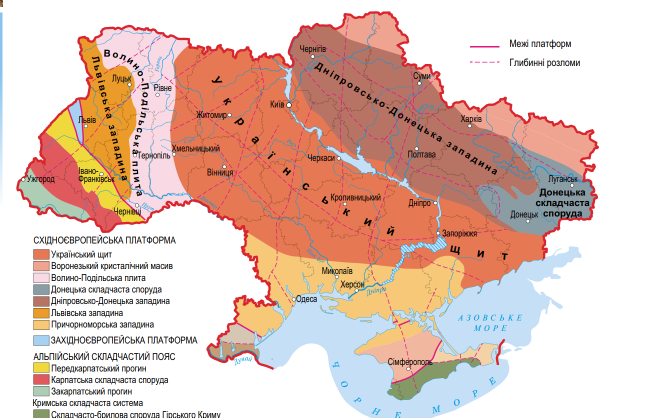
#> input picture sources/tectonics/ukraine-tectonics-source.png, 1310 x 835 px (shown at 1/2 size)
$ python vectorize.py
#> lines starting #> are read from the running program, lines starting #| are printed output that depends on the picture; after the words box and inside, x2 and y2 are one past the last pixel; in counts of white or black regions, pixels touching at a corner belong together
"""Vectorize the 11 tectonic units of Ukraine from the textbook map image.

Input : sources/tectonics/ukraine-tectonics-source.png (raster map, legend colours)
        public/data/ukraine-administration/<v>/country.geojson (our validated country outline)
Output: build/tectonics/units.geojson (EPSG:4326), build/tectonics/vectorize-report.json,
        build/tectonics/preview.png
Usage : python3 scripts/data/tectonics/vectorize.py
Needs : numpy, scipy, scikit-image, opencv-python, Pillow (see requirements.txt)

Steps: classify pixels by legend colour -> georeference the image to our country outline
(Lambert conic + affine, refined by a 2nd-order polynomial ICP on the coastline/border) ->
fill text/lines/rivers/faults from neighbouring units -> drop specks -> smooth label fields
(argmax of Gaussian-blurred one-hot maps, so shared borders coincide) -> marching squares
-> transform to lon/lat. Only the 11 listed units are written; other land stays background.
"""
from __future__ import annotations

import json
import math
import os
from pathlib import Path

import cv2
import numpy as np
from PIL import Image
from scipy import ndimage, optimize
from scipy.spatial import cKDTree
from skimage import measure

ROOT = Path(__file__).resolve().parents[3]
SRC = ROOT / 'sources/tectonics/ukraine-tectonics-source.png'
COUNTRY = ROOT / 'public/data/ukraine-administration/2026.11.05.1/country.geojson'
OUT = ROOT / 'build/tectonics'

# id, legend RGB, hu, uk, allowed image region (x0, y0, x1, y1) for plausibility filtering
UNITS = [
    ('TU-01', (230, 121, 83), 'Ukrán-pajzs', 'Український щит', None),
    ('TU-02', (239, 164, 146), 'Voronyezsi kristályos masszívum', 'Воронезький кристалічний масив', (520, 0, 1310, 430)),
    ('TU-03', (249, 218, 228), 'Volinyi–Podóliai-tábla', 'Волино-Подільська плита', (0, 0, 430, 460)),
    ('TU-04', (138, 156, 164), 'Donyeci gyűrt szerkezet', 'Донецька складчаста споруда', (900, 250, 1310, 520)),
    ('TU-05', (183, 116, 100), 'Dnyeper–Donyeci-medence', 'Дніпровсько-Донецька западина', None),
    ('TU-06', (235, 155, 42), 'Lembergi-medence', 'Львівська западина', (0, 0, 360, 460)),
    ('TU-07', (246, 200, 120), 'Fekete-tenger melléki medence', 'Причорноморська западина', (380, 380, 1310, 835)),
    ('TU-08', (239, 217, 60), 'Kárpátok előtere menti süllyedék', 'Передкарпатський прогин', (0, 150, 360, 460)),
    ('TU-09', (224, 90, 93), 'Kárpáti gyűrt szerkezet', 'Карпатська складчаста споруда', (0, 150, 360, 460)),
    ('TU-10', (174, 205, 181), 'Kárpátaljai-medence', 'Закарпатський прогин', (0, 250, 260, 460)),
    ('TU-11', (133, 153, 103), 'A Krími-hegység gyűrt-rögös szerkezete', 'Складчасто-брилова споруда Гірського Криму', (700, 650, 1100, 835)),
]
# Land shown on the map but not part of the 11 units (stays non-questionable background).
OTHER_LAND = [(242, 184, 159), (244, 210, 168), (214, 198, 180), (195, 158, 118)]
# West European platform (light blue, near Lviv) - same hue family as rivers/reservoirs, handled separately.
WEP = [(166, 209, 241)]
# Where non-unit land legitimately occurs (WEP near Lviv, Danube/Dobrudja area, Crimea plains and Kerch).
OTHER_REGIONS = [(0, 100, 230, 330), (380, 600, 580, 760), (650, 630, 1150, 835)]
SEA = [(196, 223, 246)]
WHITE = [(255, 255, 255)]
LEGEND_BOXES = [(0, 465, 425, 835), (930, 60, 1200, 145)]

OUTSIDE, OTHER, UNKNOWN = 0, 12, -1
COLOR_TOL = 20.0
MIN_COMPONENT_PX = 250
UPSAMPLE = 2
SIGMA = 1.0  # in original pixels


def load_country() -> list[list[np.ndarray]]:
    fc = json.loads(COUNTRY.read_text(encoding='utf-8'))
    g = fc['features'][0]['geometry']
    polys = [g['coordinates']] if g['type'] == 'Polygon' else g['coordinates']
    return [[np.array(r, float) for r in poly] for poly in polys]


# ---------- projection (spherical Lambert conformal conic) ----------
PHI1, PHI2, PHI0, LON0 = math.radians(45), math.radians(52), math.radians(48.5), math.radians(31)
N = math.log(math.cos(PHI1) / math.cos(PHI2)) / math.log(math.tan(math.pi / 4 + PHI2 / 2) / math.tan(math.pi / 4 + PHI1 / 2))
F = math.cos(PHI1) * math.tan(math.pi / 4 + PHI1 / 2) ** N / N
RHO0 = F / math.tan(math.pi / 4 + PHI0 / 2) ** N


# [14 lines left out: functions lcc, poly_terms, not called in this run]


def classify(rgb: np.ndarray) -> np.ndarray:
    pal = [u[1] for u in UNITS] + OTHER_LAND + WEP + SEA + WHITE
    codes = [i + 1 for i in range(len(UNITS))] + [OTHER] * len(OTHER_LAND) + [102] * len(WEP) + [100] * len(SEA) + [101] * len(WHITE)
    P = np.array(pal, float)
    d = ((rgb[:, :, None, :] - P[None, None]) ** 2).sum(-1)
    idx = d.argmin(-1)
    lab = np.array(codes)[idx]
    lab[np.sqrt(d.min(-1)) > COLOR_TOL] = UNKNOWN
    for x0, y0, x1, y1 in LEGEND_BOXES:
        lab[y0:y1, x0:x1] = 101
    return lab


def image_land_mask(lab: np.ndarray) -> np.ndarray:
    land = ((lab >= 1) & (lab <= OTHER)) | (lab == 102)
    land = ndimage.binary_closing(land, np.ones((5, 5)), iterations=1)
    land = ndimage.binary_fill_holes(land)
    cc, n = ndimage.label(land)
    sizes = ndimage.sum(land, cc, range(1, n + 1))
    keep = [i + 1 for i, s in enumerate(sizes) if s > 3000]
    return np.isin(cc, keep)


# [40 lines left out: functions rasterize, clean_ring, not called in this run]


def main() -> None:
    OUT.mkdir(parents=True, exist_ok=True)
    rgb = np.asarray(Image.open(SRC).convert('RGB')).astype(float)
    H, W = rgb.shape[:2]
#> H = 835; W = 1310
    lab = classify(rgb)
#> in classify, `idx = d.argmin(-1)`:
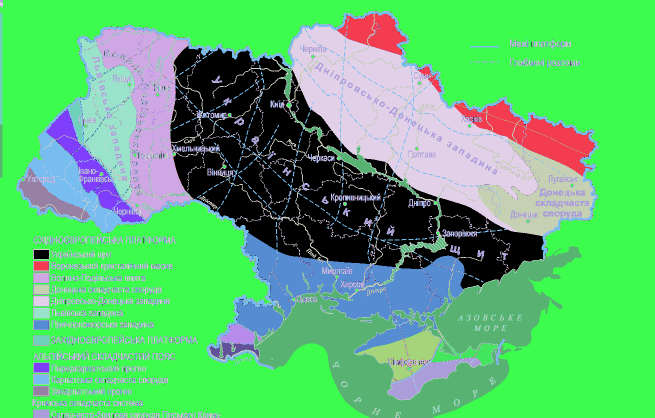
#> idx: shape (835, 1310) int64 (shown at 1/2 size); 18 distinct labels, from 0 to 17; one colour per label, 0 black
#> in classify, `lab = np.array(codes)[idx]`:
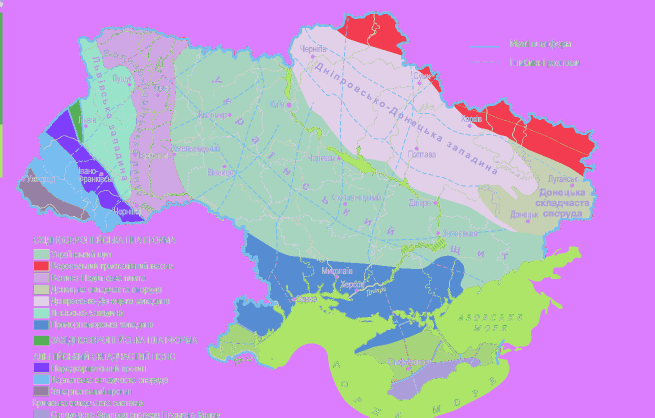
#> lab: shape (835, 1310) int64 (shown at 1/2 size); 15 distinct labels, from 1 to 102; one colour per label, 0 black
#> in classify, `lab[np.sqrt(d.min(-1)) > COLOR_TOL] = UNKNOWN`:
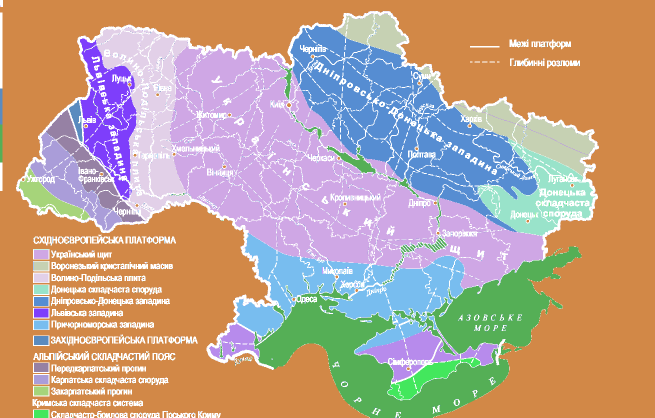
#> lab: shape (835, 1310) int64 (shown at 1/2 size); 16 distinct labels, from -1 to 102; one colour per label, 0 black, -1 white
#> after the loop in classify, `for x0, y0, x1, y1 in LEGEND_BOXES:`:
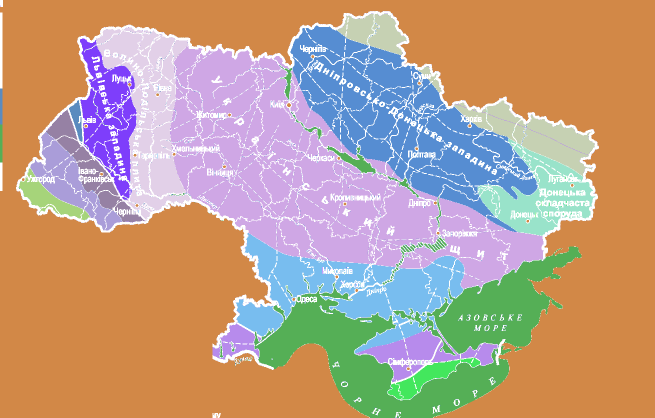
#> lab: shape (835, 1310) int64 (shown at 1/2 size); 16 distinct labels, from -1 to 102; one colour per label, 0 black, -1 white
    land = image_land_mask(lab)
#> in image_land_mask, `land = ((lab >= 1) & (lab <= OTHER)) | (lab == 102)`:
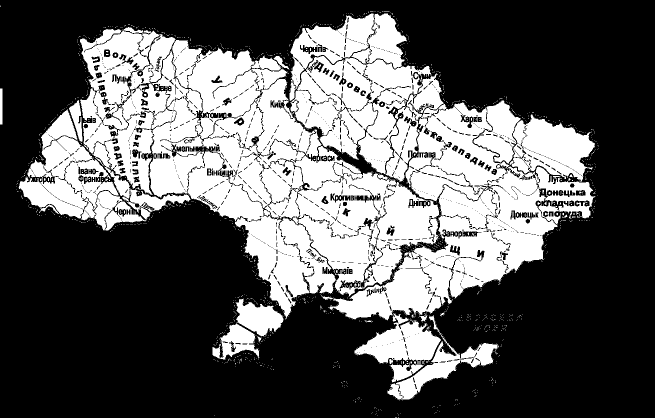
#> land: shape (835, 1310) bool (shown at 1/2 size); 35.7% white; 1736 white regions (1705 under 20 px), largest, box (x1, y1, x2, y2) and area: (37, 58, 879, 638) 202243, (659, 201, 1191, 641) 99013, (581, 112, 863, 348) 33602
#> in image_land_mask, `land = ndimage.binary_closing(land, np.ones((5, 5)), iterations=1)`: land: shape (835, 1310) bool; 41.3% white; 289 white regions (264 under 20 px), largest, box (x1, y1, x2, y2) and area: (33, 22, 1195, 801) 450301, (2, 177, 5, 249) 216, (880, 619, 895, 633) 72
#> in image_land_mask, `land = ndimage.binary_fill_holes(land)`: land: shape (835, 1310) bool; 42.4% white; 287 white regions (262 under 20 px), largest, box (x1, y1, x2, y2) and area: (33, 22, 1195, 801) 461878, (2, 177, 5, 249) 216, (880, 619, 895, 633) 72
#> in image_land_mask, `cc, n = ndimage.label(land)`:
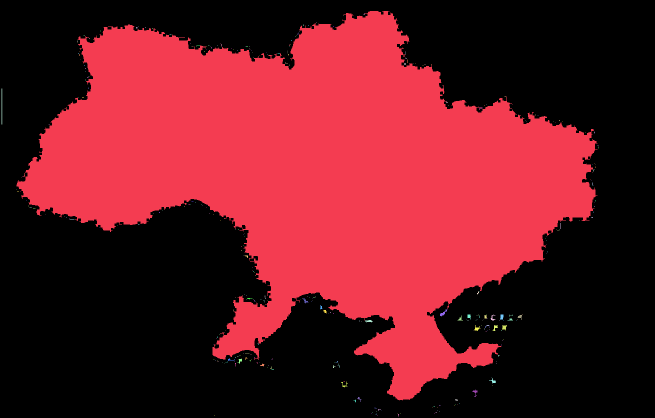
#> cc: shape (835, 1310) int32 (shown at 1/2 size); 343 distinct labels, from 0 to 342; one colour per label, 0 black
#> in image_land_mask, `cc, n = ndimage.label(land)`: n = 342
#> in image_land_mask, `sizes = ndimage.sum(land, cc, range(1, n + 1))`: sizes = 342 values, max 461805 at index 0, min 1 at index 2, mean 1356.1
#> in image_land_mask, `keep = [i + 1 for i, s in enumerate(sizes) if s > 3000]`: keep = [1]
#> in image_land_mask, `return np.isin(cc, keep)`:
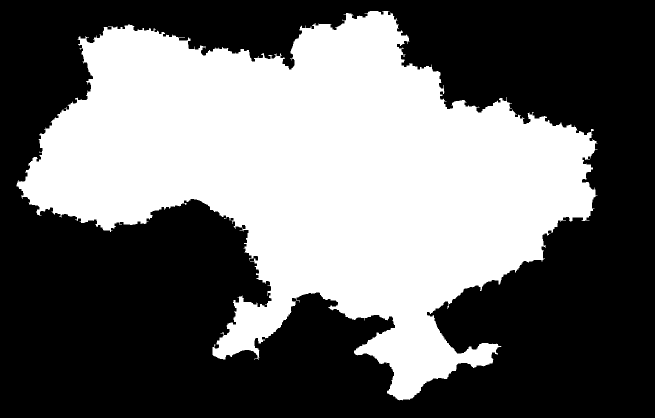
#> returned value: shape (835, 1310) bool (shown at 1/2 size); 42.2% white; 1 white region, box (x1, y1, x2, y2) and area: (33, 22, 1195, 801) 461805
    country = load_country()
    rings_ll = [r for poly in country for r in poly]
    rings_proj = [lcc(r) for r in rings_ll]

    # ---- georeference: affine fit by mask overlap, then polynomial ICP on the outline ----
    allp = np.vstack(rings_proj)
    ys, xs = np.nonzero(land)
    sx = (xs.max() - xs.min()) / (allp[:, 0].max() - allp[:, 0].min())
    sy = (ys.max() - ys.min()) / (allp[:, 1].max() - allp[:, 1].min())
    p0 = np.array([sx, 0, xs.min() - sx * allp[:, 0].min(), 0, -sy, ys.max() + sy * allp[:, 1].min()])
    small = cv2.resize(land.astype(np.uint8), (W // 2, H // 2), interpolation=cv2.INTER_NEAREST).astype(bool)

    def affine(p, xy):
        return np.stack([p[0] * xy[:, 0] + p[1] * xy[:, 1] + p[2], p[3] * xy[:, 0] + p[4] * xy[:, 1] + p[5]], 1)

    # [4 lines left out: function cost, not called in this run]

    res = optimize.minimize(cost, p0, method='Powell', options={'maxiter': 4000, 'xtol': 1e-4, 'ftol': 1e-6})
    p = res.x
    iou_affine = -res.fun

    # Image outline points (border of the land mask), excluding edges touching legend boxes.
    contours = measure.find_contours(np.pad(land, 1).astype(float), 0.5)
    img_pts = np.vstack([c[:, ::-1] - 1 for c in contours if len(c) > 50])
    tree = cKDTree(img_pts)
    dense = []
    for r in rings_proj:
        for a, b in zip(r[:-1], r[1:]):
            dense.append(a)
    dense = np.array(dense)
    coef = None
    current = affine(p, dense)
    for _ in range(8):
        dist, j = tree.query(current)
        keep = dist < max(2.5, np.percentile(dist, 85))
        A = poly_terms(dense[keep], 2)
        cx, *_ = np.linalg.lstsq(A, img_pts[j[keep], 0], rcond=None)
        cy, *_ = np.linalg.lstsq(A, img_pts[j[keep], 1], rcond=None)
        coef = (cx, cy)
        T = poly_terms(dense, 2)
        current = np.stack([T @ cx, T @ cy], 1)
    dist, _ = tree.query(current)

    def fwd(ll: np.ndarray) -> np.ndarray:
        T = poly_terms(lcc(ll), 2)
        return np.stack([T @ coef[0], T @ coef[1]], 1)

    # Inverse: pixel -> lon/lat by a 3rd-order fit on a dense grid (checked below).
    gl = np.stack(np.meshgrid(np.linspace(21.5, 41, 120), np.linspace(43.8, 53, 80)), -1).reshape(-1, 2)
    gp = fwd(gl)
    Ti = poly_terms(gp / 1000.0, 3)
    ilon, *_ = np.linalg.lstsq(Ti, gl[:, 0], rcond=None)
    ilat, *_ = np.linalg.lstsq(Ti, gl[:, 1], rcond=None)

    def inv(px: np.ndarray) -> np.ndarray:
        T = poly_terms(px / 1000.0, 3)
        return np.stack([T @ ilon, T @ ilat], 1)

    inv_err_px = float(np.abs(fwd(inv(gp)) - gp).max())

    # ---- labels inside the true country outline ----
    inside = rasterize([fwd(r) for r in rings_ll], (H, W))
    work = lab.copy()
    work[~inside] = OUTSIDE
    work[inside & ((work == 100) | (work == 101))] = UNKNOWN  # sea-blue rivers, labels
    # Light-blue: keep the West European platform near Lviv as background, everything else
    # (rivers, reservoirs, hatching) is filled from the surrounding unit.
    cc, n = ndimage.label(work == 102)
    for i in range(1, n + 1):
        comp = cc == i
        cy, cx = ndimage.center_of_mass(comp)
        work[comp] = OTHER if (comp.sum() > 100 and cx < 220) else UNKNOWN
    rules = {i + 1: u[4] for i, u in enumerate(UNITS)}

    # [15 lines left out: functions allowed, refill, not called in this run]

    for _ in range(3):
        work = refill(work)
        changed = False
        for k in list(range(1, len(UNITS) + 1)) + [OTHER]:
            cc, n = ndimage.label(work == k)
            if n == 0:
                continue
            sizes = ndimage.sum(np.ones_like(cc), cc, range(1, n + 1))
            coms = ndimage.center_of_mass(np.ones_like(cc), cc, range(1, n + 1))
            for i, (s, (cy, cx)) in enumerate(zip(sizes, coms)):
                bad = s < MIN_COMPONENT_PX or not allowed(k, cx, cy)
                if bad:
                    work[cc == i + 1] = UNKNOWN
                    changed = True
        if not changed:
            break
    work = refill(work)
    work[~inside] = OUTSIDE

    # ---- smooth partition on an upsampled grid; marching squares per unit ----
    U = UPSAMPLE
    up = np.kron(work, np.ones((U, U), int))
    inside_up = rasterize([(fwd(r) + 0.5) * U - 0.5 for r in rings_ll], up.shape)
    classes = list(range(1, len(UNITS) + 1)) + [OTHER]
    top1 = np.full(up.shape, -1.0, np.float32)
    top2 = np.full(up.shape, -1.0, np.float32)
    arg = np.full(up.shape, -1, np.int16)

    # [4 lines left out: function field, not called in this run]

    for k in classes:
        f = field(k)
        better = f > top1
        top2 = np.where(better, top1, np.maximum(top2, f))
        arg = np.where(better, k, arg)
        top1 = np.where(better, f, top1)
    out_field = np.where(inside_up, -1.0, 1.0).astype(np.float32)

    features = []
    report_units = []
    to_orig = lambda rc: np.stack([(rc[:, 1] + 0.5) / U - 0.5, (rc[:, 0] + 0.5) / U - 0.5], 1)
    for k, (uid, _, hu, uk, _) in enumerate(UNITS, start=1):
        f = field(k)
        other = np.where(arg == k, top2, top1)
        other = np.maximum(other, out_field)
        d = np.pad(f - other, 1, constant_values=-1.0)
        rings = []
        for c in measure.find_contours(d, 0.0):
            c = c - 1
            px = to_orig(c)
            ll = inv(px)
            ll = clean_ring(np.round(ll, 5))
            if ll is None:
                continue
            area_px = 0.5 * np.abs(np.dot(px[:-1, 0], px[1:, 1]) - np.dot(px[1:, 0], px[:-1, 1]))
            if area_px < 60 or len(ll) < 4:
                continue
            rings.append((ll, area_px))
        # nesting: even depth = shell, odd depth = hole
        # [10 lines left out: function inside_ring, not called in this run]
        depth = []
        for i, (ri, _) in enumerate(rings):
            probe = ri[0]
            depth.append(sum(1 for j, (rj, _) in enumerate(rings) if j != i and inside_ring(probe, rj)))
        shells = [i for i, dp in enumerate(depth) if dp % 2 == 0]
        polys = {i: [rings[i][0]] for i in shells}
        for i, dp in enumerate(depth):
            if dp % 2 == 1:
                owners = [s for s in shells if inside_ring(rings[i][0][0], rings[s][0]) and depth[s] == dp - 1]
                if owners:
                    polys[min(owners, key=lambda s: rings[s][1])].append(rings[i][0])

        def orient(r, ccw):
            a = np.dot(r[:-1, 0], r[1:, 1]) - np.dot(r[1:, 0], r[:-1, 1])
            return r if (a > 0) == ccw else r[::-1]

        coords = [[orient(poly[0], True).tolist()] + [orient(h, False).tolist() for h in poly[1:]] for poly in polys.values()]
        geom = {'type': 'Polygon', 'coordinates': coords[0]} if len(coords) == 1 else {'type': 'MultiPolygon', 'coordinates': coords}
        features.append({'type': 'Feature', 'id': uid, 'properties': {'id': uid, 'names': {'hu': hu, 'uk': uk}, 'kind': 'tectonic-unit'}, 'geometry': geom})
        report_units.append({'id': uid, 'parts': len(coords), 'vertices': int(sum(len(r) for p in coords for r in p)), 'pixels': int((work == k).sum())})

    fc = {'type': 'FeatureCollection', 'features': features}
    (OUT / 'units.geojson').write_text(json.dumps(fc, ensure_ascii=False, separators=(',', ':')) + '\n', encoding='utf-8')
    report = {
        'source': str(SRC.relative_to(ROOT)), 'image_size': [W, H],
        'georeference': {
            'model': 'spherical LCC (45N/52N, 31E) + 2nd-order polynomial, ICP on the outline',
            'iou_affine': round(float(iou_affine), 4),
            'outline_residual_px': {'median': round(float(np.median(dist)), 2), 'p90': round(float(np.percentile(dist, 90)), 2), 'max': round(float(dist.max()), 2)},
            'km_per_px_approx': None,
            'inverse_max_error_px': round(inv_err_px, 4),
        },
        'units': report_units,
        'params': {'color_tolerance': COLOR_TOL, 'min_component_px': MIN_COMPONENT_PX, 'upsample': U, 'sigma_px': SIGMA},
    }
    # approximate scale
    a, b = fwd(np.array([[30.0, 48.5], [31.0, 48.5]]))
    report['georeference']['km_per_px_approx'] = round(111.32 * math.cos(math.radians(48.5)) / float(np.linalg.norm(a - b)), 3)
    (OUT / 'vectorize-report.json').write_text(json.dumps(report, ensure_ascii=False, indent=2) + '\n', encoding='utf-8')

    # ---- preview: original | result drawn back on the image grid ----
    pal = [(230, 121, 83), (239, 164, 146), (249, 218, 228), (138, 156, 164), (183, 116, 100), (235, 155, 42), (246, 200, 120), (239, 217, 60), (224, 90, 93), (174, 205, 181), (133, 153, 103)]
    canvas = np.full((H, W, 3), 255, np.uint8)
    canvas[inside] = (225, 225, 225)
    for k, feat in enumerate(features, start=1):
        g = feat['geometry']
        polys = [g['coordinates']] if g['type'] == 'Polygon' else g['coordinates']
        for poly in polys:
            m = np.zeros((H, W), np.uint8)
            cv2.fillPoly(m, [np.round(fwd(np.array(poly[0])) * 16).astype(np.int32)], 1, shift=4)
            for h in poly[1:]:
                cv2.fillPoly(m, [np.round(fwd(np.array(h)) * 16).astype(np.int32)], 0, shift=4)
            canvas[m.astype(bool)] = pal[k - 1]
        for poly in polys:
            for r in poly:
                cv2.polylines(canvas, [np.round(fwd(np.array(r)) * 16).astype(np.int32)], True, (60, 60, 60), 1, cv2.LINE_AA, shift=4)
    for r in rings_ll:
        cv2.polylines(canvas, [np.round(fwd(r) * 16).astype(np.int32)], True, (200, 0, 60), 2, cv2.LINE_AA, shift=4)
    orig = np.asarray(Image.open(SRC).convert('RGB')).copy()
    # Georeferencing check: our country outline drawn onto the source image.
    for r in rings_ll:
        cv2.polylines(orig, [np.round(fwd(r) * 16).astype(np.int32)], True, (0, 90, 255), 1, cv2.LINE_AA, shift=4)
    Image.fromarray(orig).save(OUT / 'georeference-check.png')
    Image.fromarray(np.hstack([orig, np.full((H, 12, 3), 255, np.uint8), canvas])).save(OUT / 'preview.png')
    print(json.dumps(report['georeference'], indent=2))
    for u in report_units:
        print(u)


if __name__ == '__main__':
#> (the run stopped early here; a loop or call above may not have finished)
